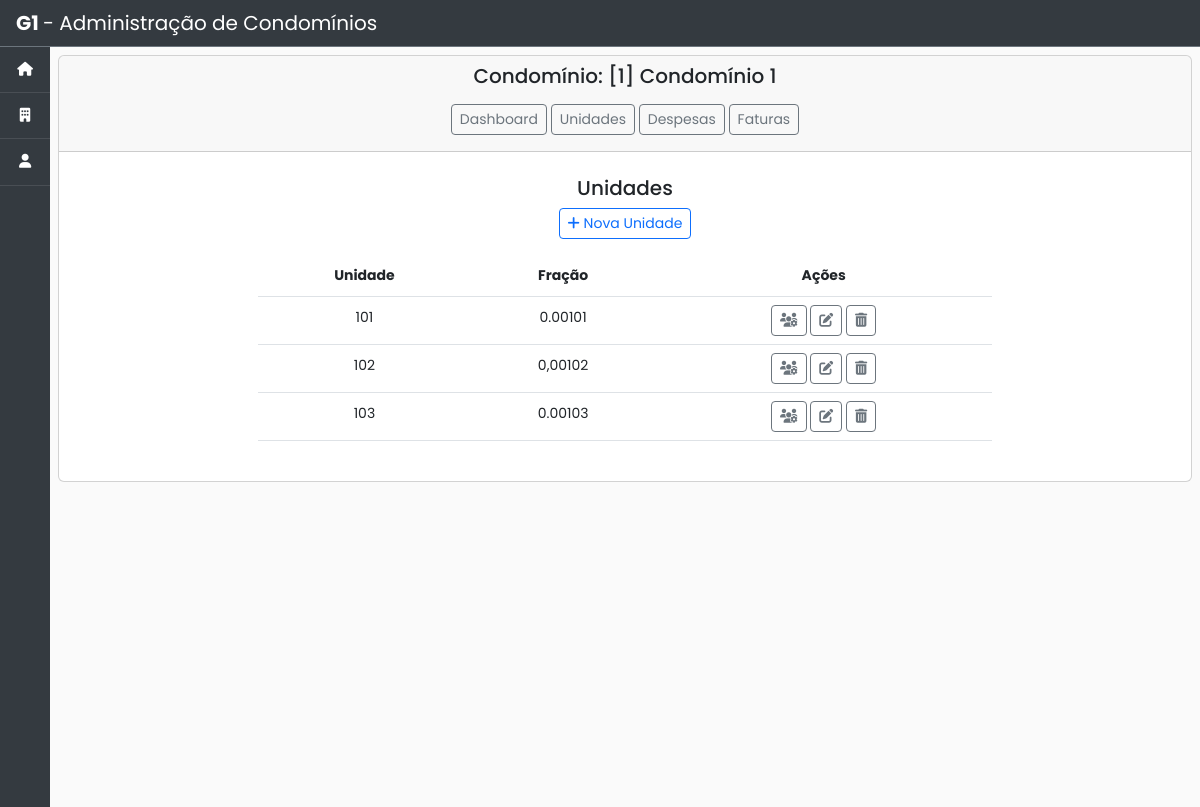
Page /condominios/unidade_list/1/ on the earlier database version.
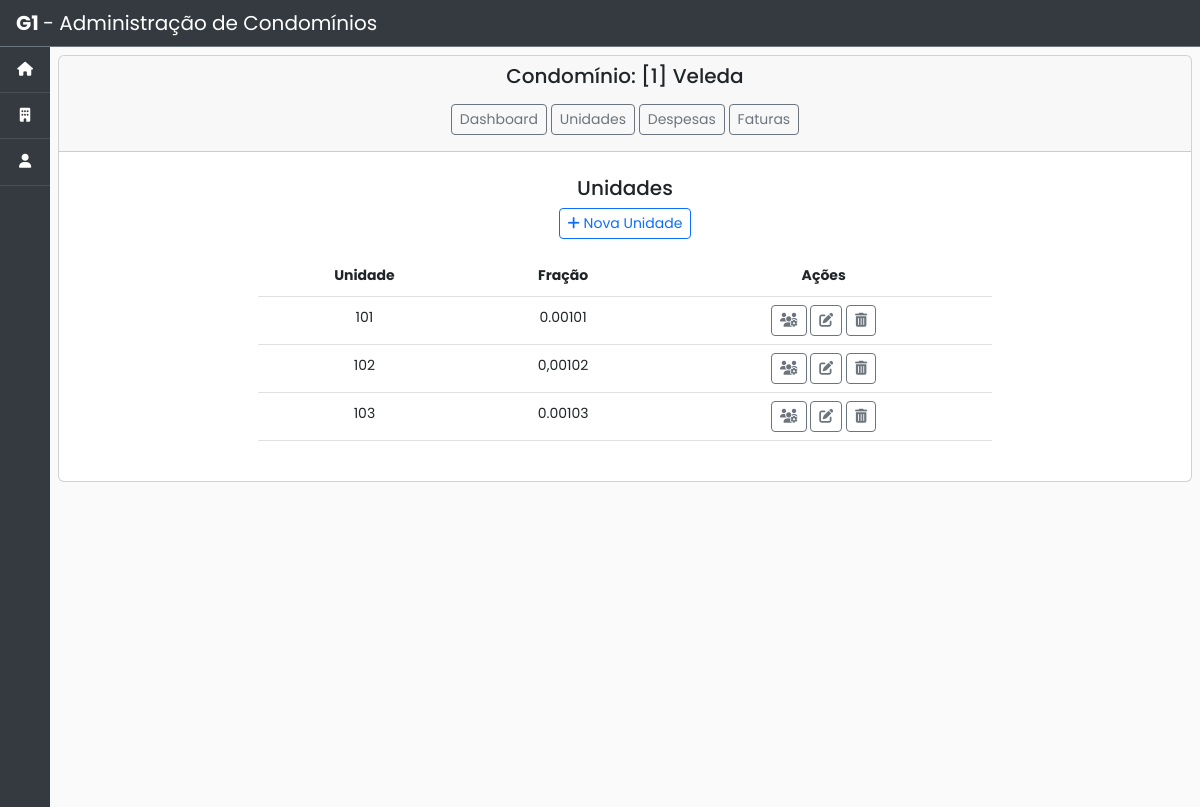
Same page on the later database version.
### condominio/models.py (models this page shows, shortened)
class Condominio(models.Model):
    nome = models.CharField(max_length=200)
    documento = models.CharField('CNPJ', max_length=20)
    cep = models.CharField('CEP', max_length=10)
    endereco = models.CharField('Endereço', max_length=50)
    numero = models.CharField('Número', max_length=10)
    bairro = models.CharField(max_length=50)
    cidade = models.CharField(max_length=50)
    estado = models.CharField(max_length=50)
    pais = models.CharField('País', max_length=50)
    area_comum = models.CharField('área comum', max_length=50, blank=True, null=True)  # noqa
    area_privativa = models.CharField('área privativa', max_length=50, blank=True, null=True)  # noqa
    area_total = models.CharField('área total', max_length=50, blank=True, null=True)  # noqa
    dia_vencimento_boleto = models.CharField('Dia de vencimento da fatura', max_length=2)  # noqa
    status = models.BooleanField(default=True, blank=True, null=True)
    data_inicio_contrato = models.DateTimeField(blank=True, null=True)
    data_fim_contrato = models.DateTimeField(blank=True, null=True)
    created_at = models.DateTimeField(auto_now_add=True)
    updated_at = models.DateTimeField(auto_now=True)

### condominio/views.py (the view)
# urls.py: path('unidade_list/<int:condominio_id>/', views.unidade_list, name='unidade_list'),  # noqa
def unidade_list(request, condominio_id):
    condominio = Condominio.objects.get(id=condominio_id)
    unidade = Unidade.objects.order_by("nome").filter(condominio_id=condominio_id)  # noqa
    return render(request, 'condominio/unidade_list.html', {'unidade': unidade, 'condominio': condominio})  # noqa

### condominio/templates/condominio/unidade_list.html (shortened to what this page needs)
{% extends 'base.html' %}
{% block content %}
  <div class="card">
    <div class="card-header text-center">
      <h5><span>Condomínio: [{{ condominio.id }}] {{ condominio.nome }} </span></h5>
      <div class="col-8 m-auto pt-2 pb-2 text-center">
        <a href="{% url 'condominio:gestao' condominio_id=condominio.id %}" class="btn btn-outline-secondary btn-sm">Dashboard</a>
        <a href="{% url 'condominio:unidade_list' condominio.id %}" class="btn btn-outline-secondary btn-sm">Unidades</a>
        <a href="" class="btn btn-outline-secondary btn-sm">Despesas</a>
        <a href="" class="btn btn-outline-secondary btn-sm">Faturas</a>
      </div>
    </div>
    <div class="card-body">
      <div class="col-8 m-auto pt-2 pb-2 text-center" >
        <h5>Unidades</h5>
        <a href="{% url 'condominio:unidade_create' condominio_id=condominio.id %}" class="btn btn-outline-primary btn-sm"> <span class="fas fa-plus"></span> Nova Unidade</a>
      </div>
      <div class="col-8 m-auto pt-2 pb-2 text-center">
        <table class="table">
          <thead class="thead-dark">
            <tr style="text-align: center">
              <th scope="col">Unidade</th>
              <th scope="col">Fração</th>
              <th scope="col">Ações</th>
            </tr>
          </thead>
          <tbody>
            {% for unidade in unidade %}
            <tr style="text-align: center">
              <td>{{unidade.nome}}</td>
              <td>{{unidade.fracao}}</td>
              <td>
                <a href=" {% url 'condominio:pessoa_unidade_list' unidade.id %}" class="btn btn-outline-secondary btn-sm" data-bs-toggle="tooltip" data-bs-placement="top" title="Vincular pessoa"><i class="fas fa-users-cog"></i></a>
                <a href=" {% url 'condominio:unidade_update' unidade.id %}" class="btn btn-outline-secondary btn-sm" data-bs-toggle="tooltip" data-bs-placement="top" title="Editar"><i class="fas fa-edit"></i></a>
                <a href=" {% url 'condominio:unidade_confirm_delete' unidade.id %}" class="btn btn-outline-secondary btn-sm" data-bs-toggle="tooltip" data-bs-placement="top" title="Remover"> <i class="fas fa-trash-alt"></i></a>
              </td>
            </tr>
            {% endfor %}
          </tbody>
        </table>
      </div>
    </div>
  </div>
{% endblock %}

Differences in the rows shown:
changed Condominio id 1: nome "Condomínio 1" → "Veleda"
